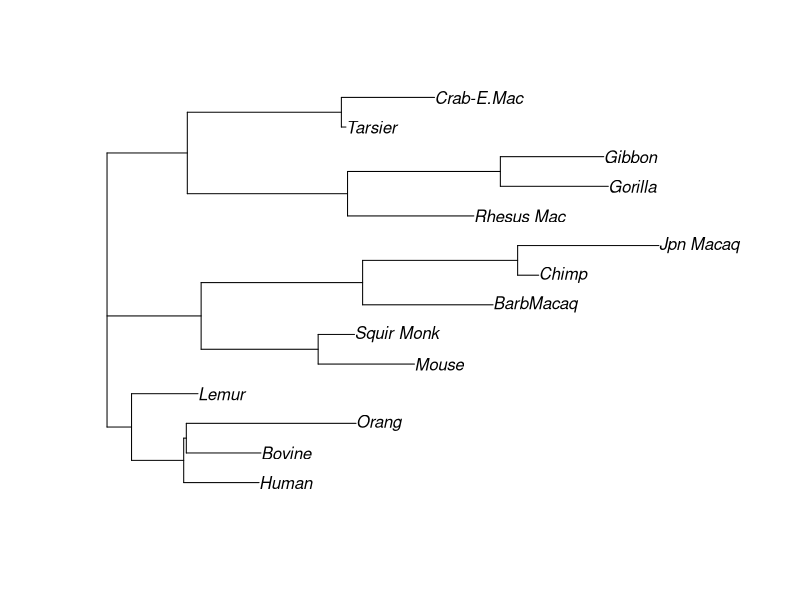
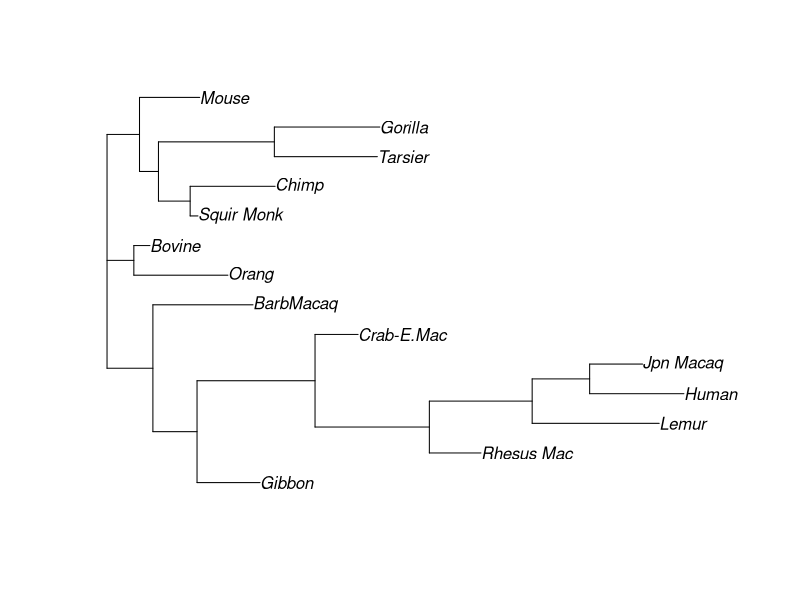
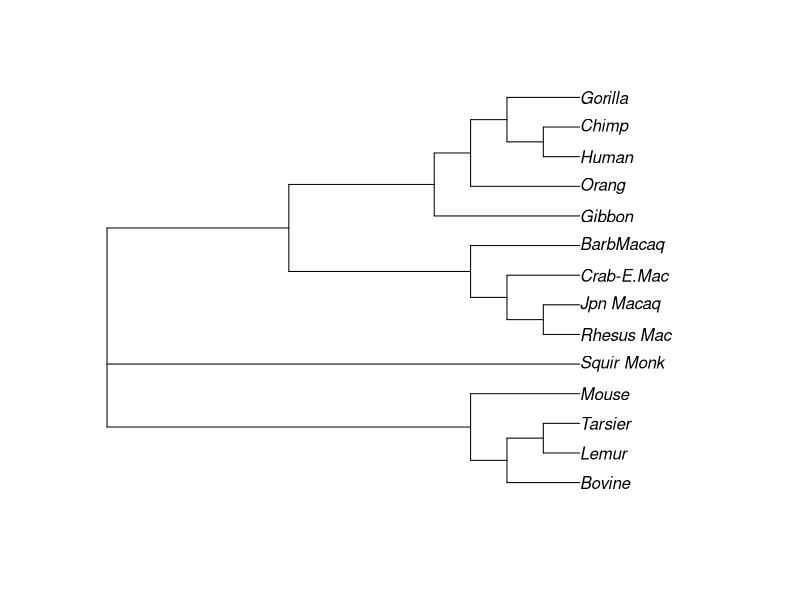
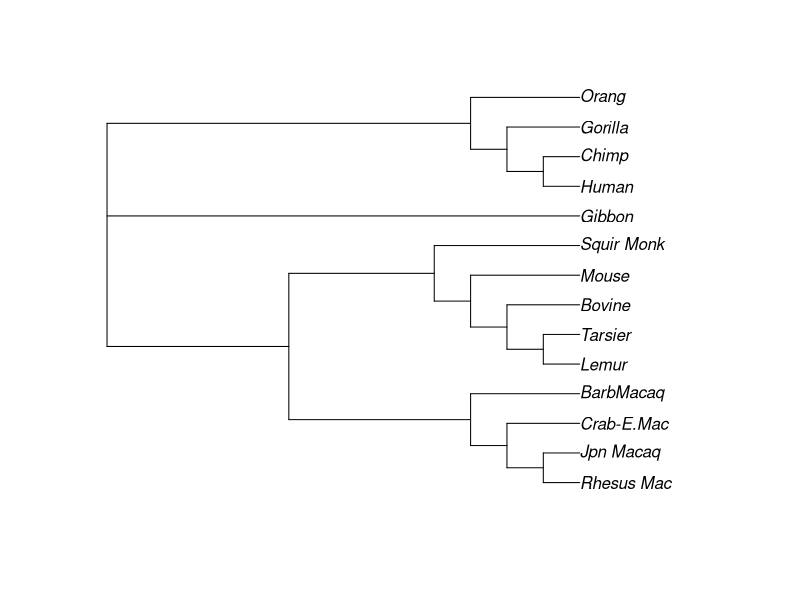
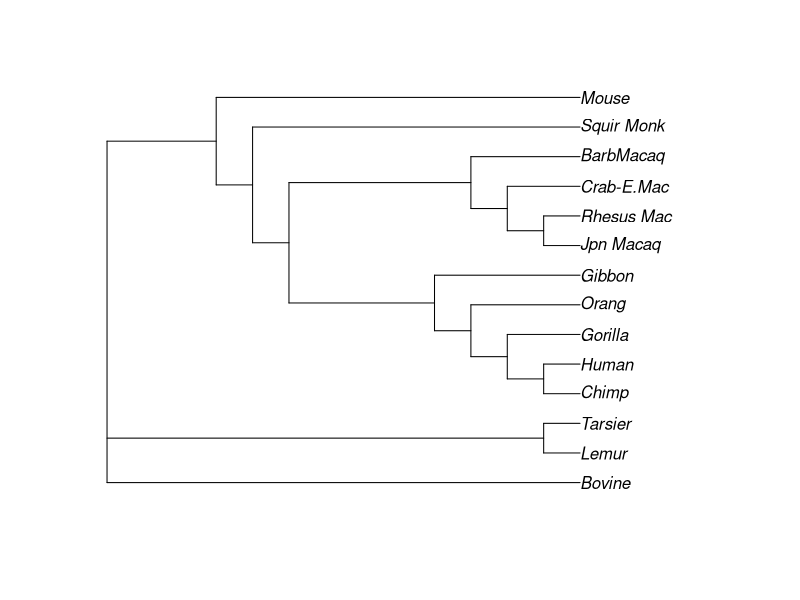
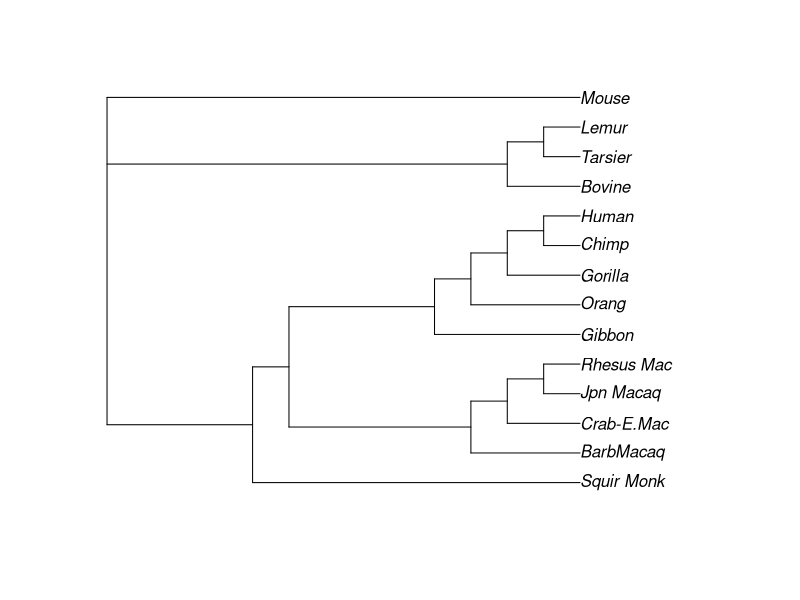
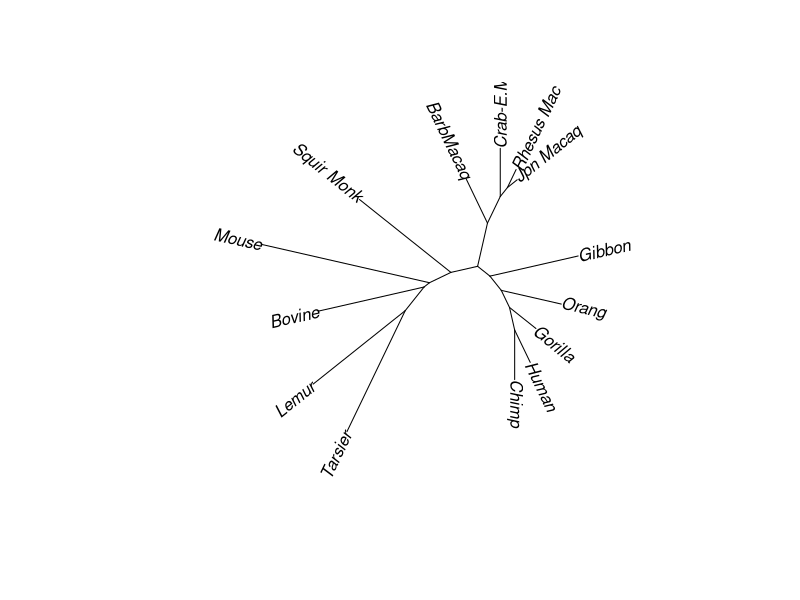
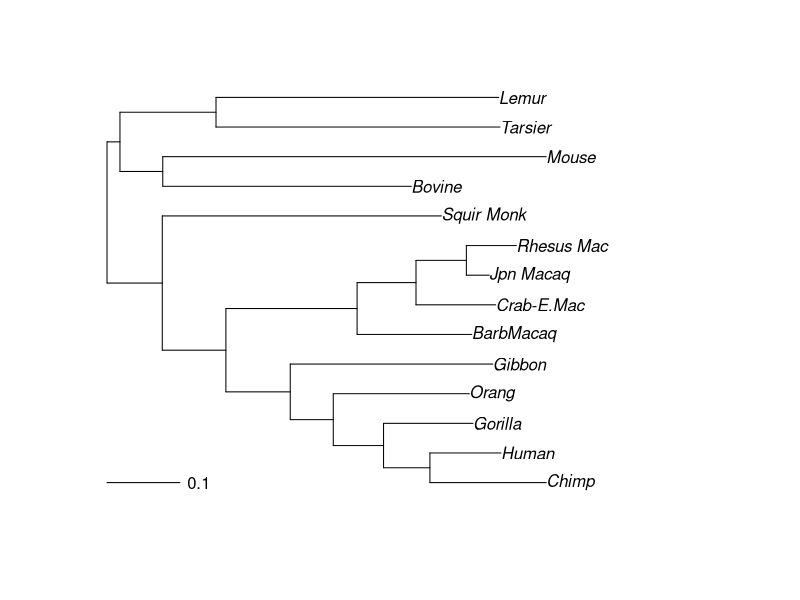

The R source for these figures, in order:
## ---- chunk 1
library(ape) # most important library for phylogeny
library(phangorn) # tree reconstruction
## ---- chunk 2
# Define variable containing URL
url <- "https://slideplayer.com/slide/8111866/25/images/9/Altering+the+position+of+root%2C+changes+the+meaning+of+Phylogenetic+tree.jpg"
## ---- chunk 3
# read alignment primates
fdir <- system.file("extdata/trees", package = "phangorn")
primates <- read.phyDat(file.path(fdir, "primates.dna"), format = "interleaved")
primates$Human
## ---- chunk 4
set.seed(0)
# generate random tree
my_tree <- rtree(14, rooted = FALSE, tip.label = names(primates))
plot(my_tree)
## ---- chunk 5
parsimony(my_tree, primates)
## ---- chunk 6
# try with another one
my_tree2 <- rtree(14, rooted = FALSE, tip.label = names(primates))
plot(my_tree2)
parsimony(my_tree2, primates)
## ---- chunk 7
# try to find a good tree
optim_tree <- optim.parsimony(my_tree, primates)
plot(optim_tree)
## ---- chunk 8
optim_tree2 <- optim.parsimony(my_tree2, primates)
plot(optim_tree2)
## ---- chunk 9
# compute distances
dm <- dist.ml(primates)
# build tree using distances
treeNJ <- NJ(dm)
treeUPGMA <- upgma(dm)
parsimony(treeNJ, primates)
optim_tree3 <- optim.parsimony(treeNJ, primates)
plot(optim_tree3)
parsimony(treeUPGMA, primates)
optim_tree4 <- optim.parsimony(treeUPGMA, primates)
plot(optim_tree4)
## ---- chunk 10
plot(treeNJ, type = "unrooted", lab4ut = "axial")
## ---- chunk 11
# compute likelihoods
test_NJ <- pml(treeUPGMA, data=primates, model = "JC")
print(test_NJ)
## ---- chunk 12
fitJC <- optim.pml(test_NJ, data=primates,
                    rearrangement = "NNI")
print(fitJC)
plot(fitJC)
